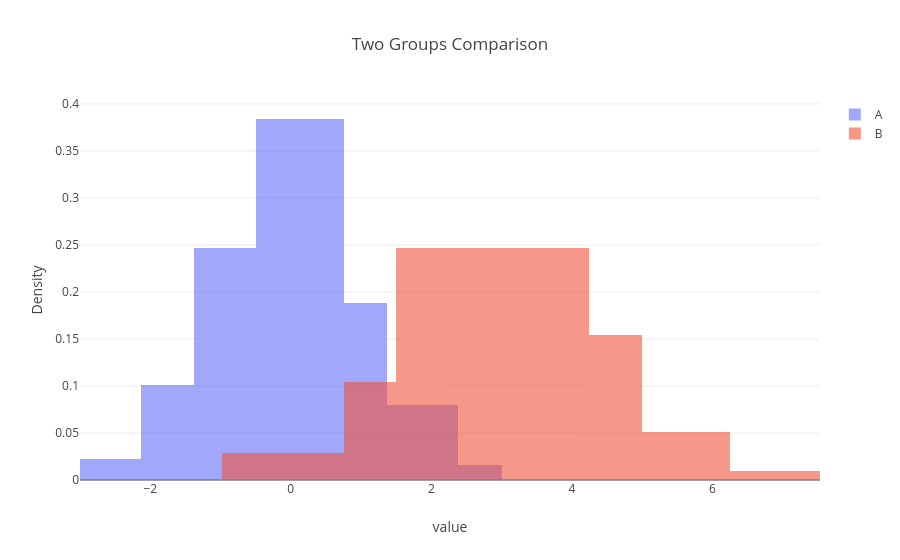

Notebook source saved alongside this figure:
### Markdown cell above
## Example 6: DataFrame with Color Grouping

Use DataFrames for more complex visualizations with grouping.

### Code cell
import pandas as pd

# Create a DataFrame with two groups
df = pd.DataFrame(
    {
        "value": np.concatenate(
            [np.random.normal(0, 1, 500), np.random.normal(3, 1.5, 500)]
        ),
        "group": ["A"] * 500 + ["B"] * 500,
    }
)

# Create overlaid histograms
fig = histogram(
    df,
    x="value",
    color="group",
    barmode="overlay",
    opacity=0.6,
    title="Two Groups Comparison",
)
fig.show()

### Figure 1 — Plotly figure (JSON) as saved in the notebook; plotly's stock layout.template omitted (floating-point values rounded to 4 significant figures)
{"data": [{"customdata": [[-3, -2.125], [-2.125, -1.375], [-1.375, -0.5], [-0.5, 0.75], [0.75, 1.375], [1.375, 2.375], [2.375, 3]], "hovertemplate": "<b>group: A</b><br>Bin: [%{customdata[0]:.4g}, %{customdata[1]:.4g})<br>Density: %{y}<br><extra></extra>", "marker": {"color": "#636EFA"}, "name": "A", "opacity": 0.6, "type": "bar", "width": [0.875, 0.75, 0.875, 1.25, 0.625, 1, 0.625], "x": [-2.562, -1.75, -0.9375, 0.125, 1.062, 1.875, 2.688], "y": [0.02286, 0.1013, 0.2469, 0.384, 0.1888, 0.08, 0.016]}, {"customdata": [[-0.9727, 0.75], [0.75, 1.5], [1.5, 4.25], [4.25, 5], [5, 6.25], [6.25, 7.531]], "hovertemplate": "<b>group: B</b><br>Bin: [%{customdata[0]:.4g}, %{customdata[1]:.4g})<br>Density: %{y}<br><extra></extra>", "marker": {"color": "#EF553B"}, "name": "B", "opacity": 0.6, "type": "bar", "width": [1.723, 0.75, 2.75, 0.75, 1.25, 1.281], "x": [-0.1113, 1.125, 2.875, 4.625, 5.625, 6.891], "y": [0.02902, 0.104, 0.2473, 0.1547, 0.0512, 0.009366]}], "layout": {"bargap": 0, "bargroupgap": 0, "barmode": "overlay", "title": {"text": "Two Groups Comparison"}, "xaxis": {"title": {"text": "value"}}, "yaxis": {"title": {"text": "Density"}}}}
